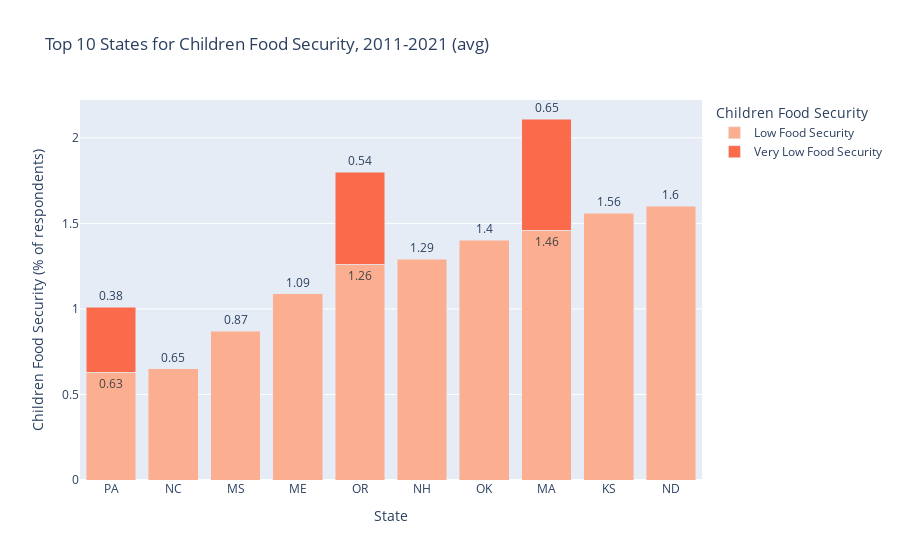

Here is the notebook cell this chart was saved with:
### Code cell
df3 = state_child_foodsec_grp.unstack()
labels1={'value':'Children Food Security (% of respondents)', 'variable':'Children Food Security'}
fig = px.bar(df3.reset_index().nsmallest(10, 'Low Food Security'),
             x='State', 
             y=['Low Food Security', 'Very Low Food Security'],
             labels=labels1, 
             title='''Top 10 States for Children Food Security, 2011-2021 (avg)''',
             barmode='stack', 
             orientation='v',
             text_auto=True,       
             color_discrete_sequence=[ "#fcae91", "#fb6a4a", "#cb181d"]
             )
fig.update_traces(textfont_size=12, textangle=0, textposition="outside", cliponaxis=False)
fig.show()

### Figure 1 — Plotly figure (JSON) as saved in the notebook; plotly's stock layout.template omitted (floating-point values rounded to 4 significant figures)
{"data": [{"alignmentgroup": "True", "cliponaxis": false, "hovertemplate": "Children Food Security=Low Food Security<br>State=%{x}<br>Children Food Security (% of respondents)=%{y}<extra></extra>", "legendgroup": "Low Food Security", "marker": {"color": "#fcae91", "pattern": {"shape": ""}}, "name": "Low Food Security", "offsetgroup": "Low Food Security", "orientation": "v", "showlegend": true, "textangle": 0, "textfont": {"size": 12}, "textposition": "outside", "texttemplate": "%{y}", "type": "bar", "x": ["PA", "NC", "MS", "ME", "OR", "NH", "OK", "MA", "KS", "ND"], "xaxis": "x", "y": [0.63, 0.65, 0.87, 1.09, 1.26, 1.29, 1.4, 1.46, 1.56, 1.6], "yaxis": "y"}, {"alignmentgroup": "True", "cliponaxis": false, "hovertemplate": "Children Food Security=Very Low Food Security<br>State=%{x}<br>Children Food Security (% of respondents)=%{y}<extra></extra>", "legendgroup": "Very Low Food Security", "marker": {"color": "#fb6a4a", "pattern": {"shape": ""}}, "name": "Very Low Food Security", "offsetgroup": "Very Low Food Security", "orientation": "v", "showlegend": true, "textangle": 0, "textfont": {"size": 12}, "textposition": "outside", "texttemplate": "%{y}", "type": "bar", "x": ["PA", "NC", "MS", "ME", "OR", "NH", "OK", "MA", "KS", "ND"], "xaxis": "x", "y": [0.38, null, null, null, 0.54, null, null, 0.65, null, null], "yaxis": "y"}], "layout": {"barmode": "stack", "legend": {"title": {"text": "Children Food Security"}, "tracegroupgap": 0}, "title": {"text": "Top 10 States for Children Food Security, 2011-2021 (avg)"}, "xaxis": {"anchor": "y", "domain": [0, 1], "title": {"text": "State"}}, "yaxis": {"anchor": "x", "domain": [0, 1], "title": {"text": "Children Food Security (% of respondents)"}}}}
